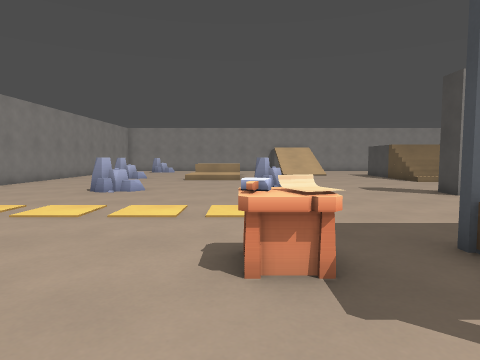
view 1 (above)

21 first-person views from a walk through a Godot game level. The camera is 1.2 m above the floor, tilts 4° down and sees 75° across. The floor is counted in squares, 1 m on a side. Each view is taken from the middle of a square. On the plan, view 1 faces up. The plan holds only what a view shows up to about 13 squares ahead; the rest is blank. The place goes on beyond the plan.

view 2
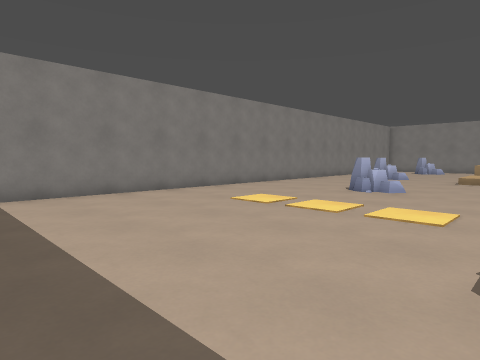

view 3
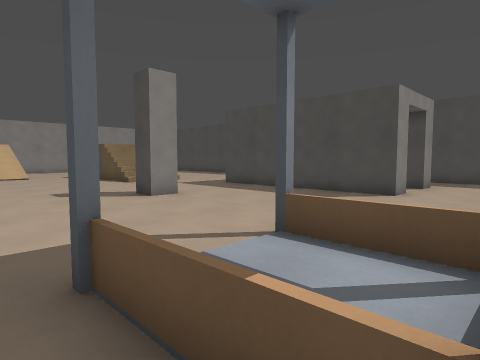

view 4
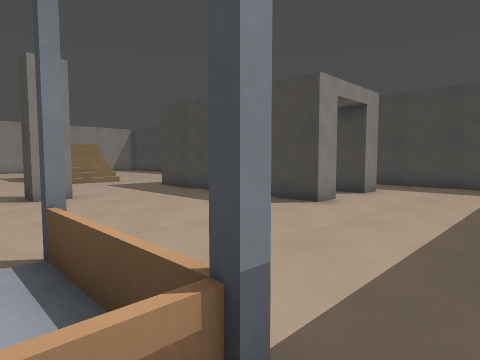

view 5
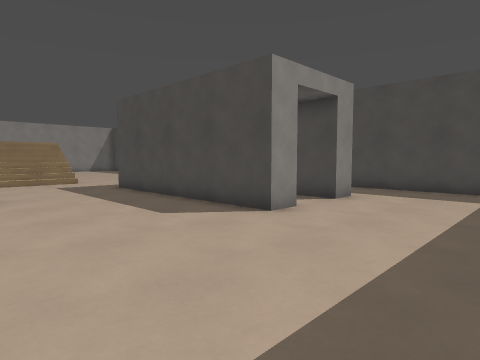

view 6
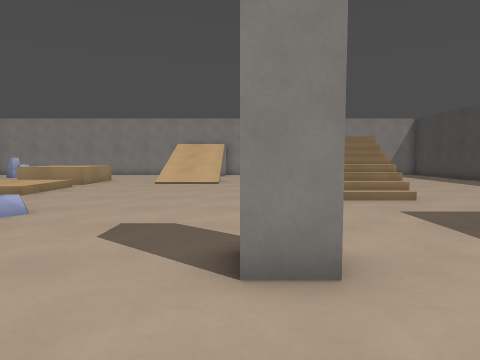

view 7
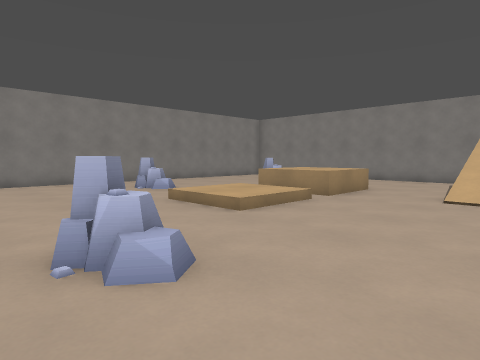

view 8
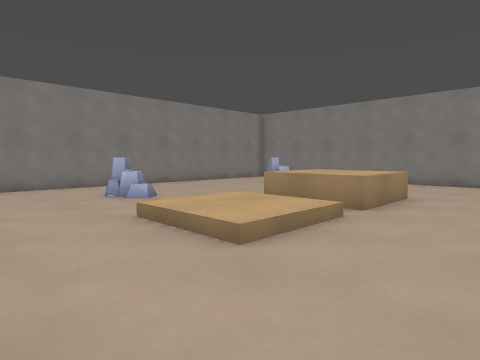

view 9
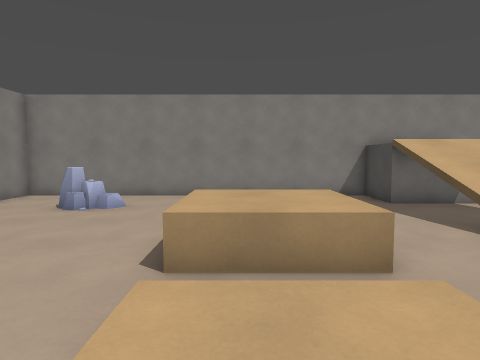

view 10
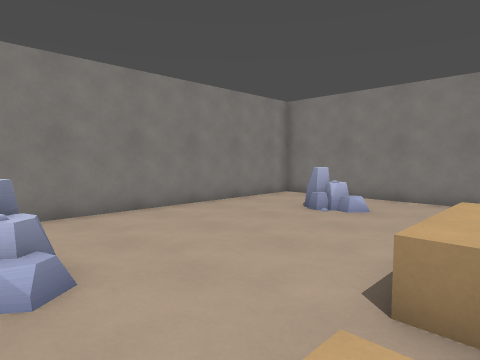

view 11
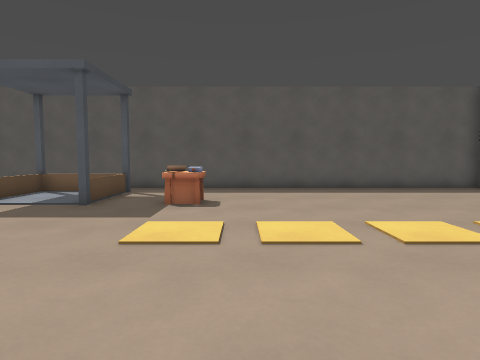

view 12
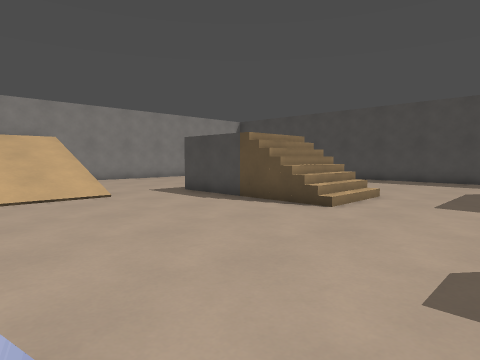

view 13
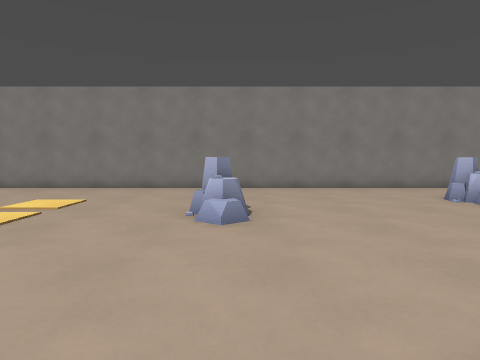

view 14
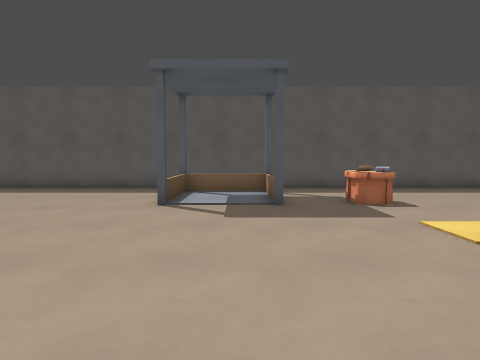

view 15
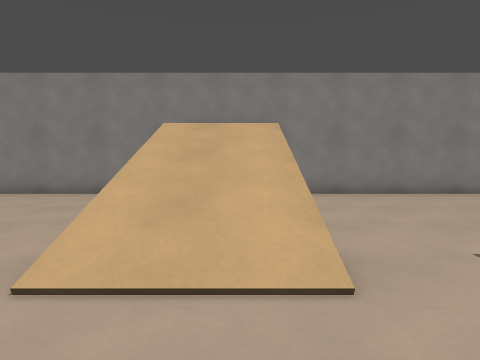

view 16
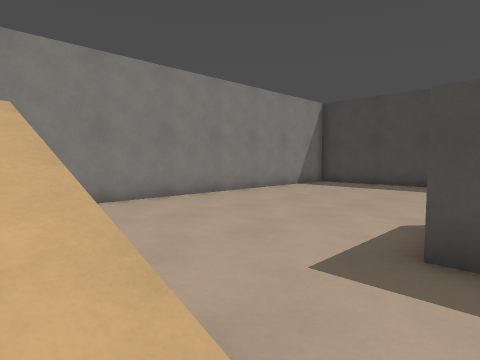

view 17
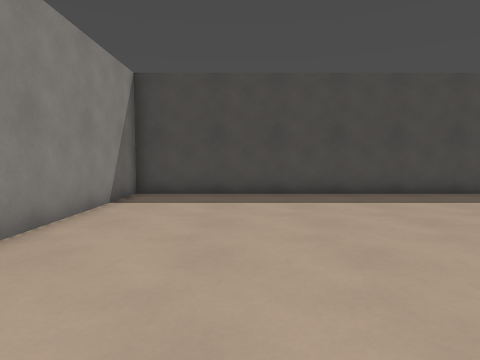

view 18
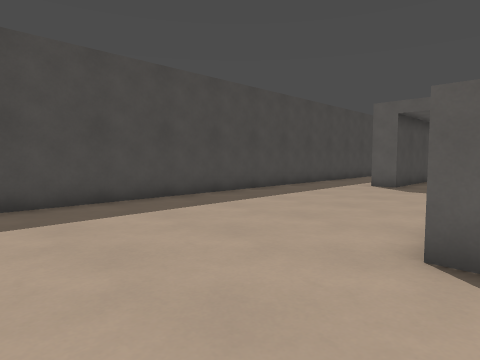

view 19
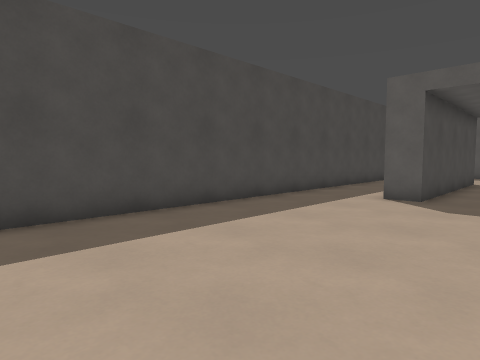

view 20
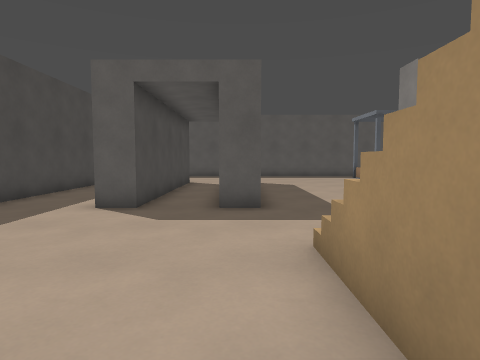

view 21
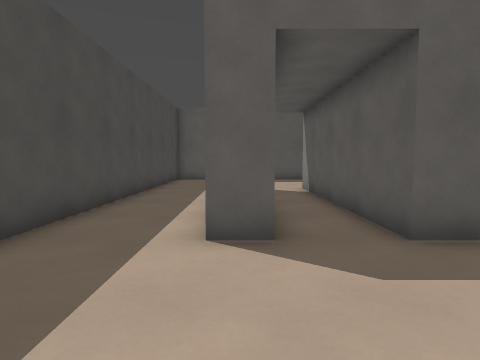

### Floor plan
Key: @ floor where view 1 was taken; # wall or solid block; . main floor; : floor 0.25 m higher than the main floor; + floor 2 m higher than the main floor; / step, stairs or slope; = window, fence, low wall or low ledge; ^ raised ledge; R rock; P pillar; T terminal.
Columns run from 11 left of view 1 to 20 right of it. Each row starts with its distance up from view 1.
 30 ###############   ##############
 29 #.............#   .............#
 28 #....... .....### .............#
 27 #...RR..  .....................#
 26 #...RR..  ....////.............#
 25 #.......   ...////.............#
 24 #.......^^^^..////.............#
 23 #.......^^^^..///=.............#
 22 #.......^^^^..////..+++#.......#
 21 #.......^^^^........+  ........#
 20 #.......////........+  ........#
 19 #...RR../::/........+   .......#
 18 #...RR../::/........////.......#
 17 #.......////........///=.......#
 16 #...................////.......#
 15 #..............................#
 14 #...........RR.................#
 13 #...........RR.................#
 12 #.....RR................#..#...#
 11 #  ...RR....  ....PP....#..#...#
 10 #.................PP....#..#...#
  9 #.......................#..#...#
  8 #.......................#..#...#
  7 #.......................#..#...#
  6 #.......................#..#...#
  5 #.......................#..#...#
  4 #..........TT.#..#.............#
  3 #..........TT.=..=.............#
  2 #.............=..=.............#
  1 #.............#==#............
  0 #..........@... . .......
 -1 ##########################

Positions as (right, up) in squares from view 1, and headings:
1: (0, 0), facing up
2: (0, 0), facing up-left
3: (2, 1), facing up-right
4: (5, 0), facing up-right
5: (7, 0), facing up-right
6: (7, 7), facing up
7: (5, 12), facing up-left
8: (3, 14), facing up-left
9: (-2, 17), facing up
10: (-2, 18), facing up-left
11: (-1, 12), facing down
12: (2, 12), facing up-right
13: (2, 12), facing left
14: (4, 12), facing down
15: (5, 19), facing up
16: (5, 21), facing up-right
17: (9, 26), facing right
18: (11, 26), facing down-right
19: (13, 22), facing down-right
20: (13, 20), facing down
21: (16, 17), facing down
